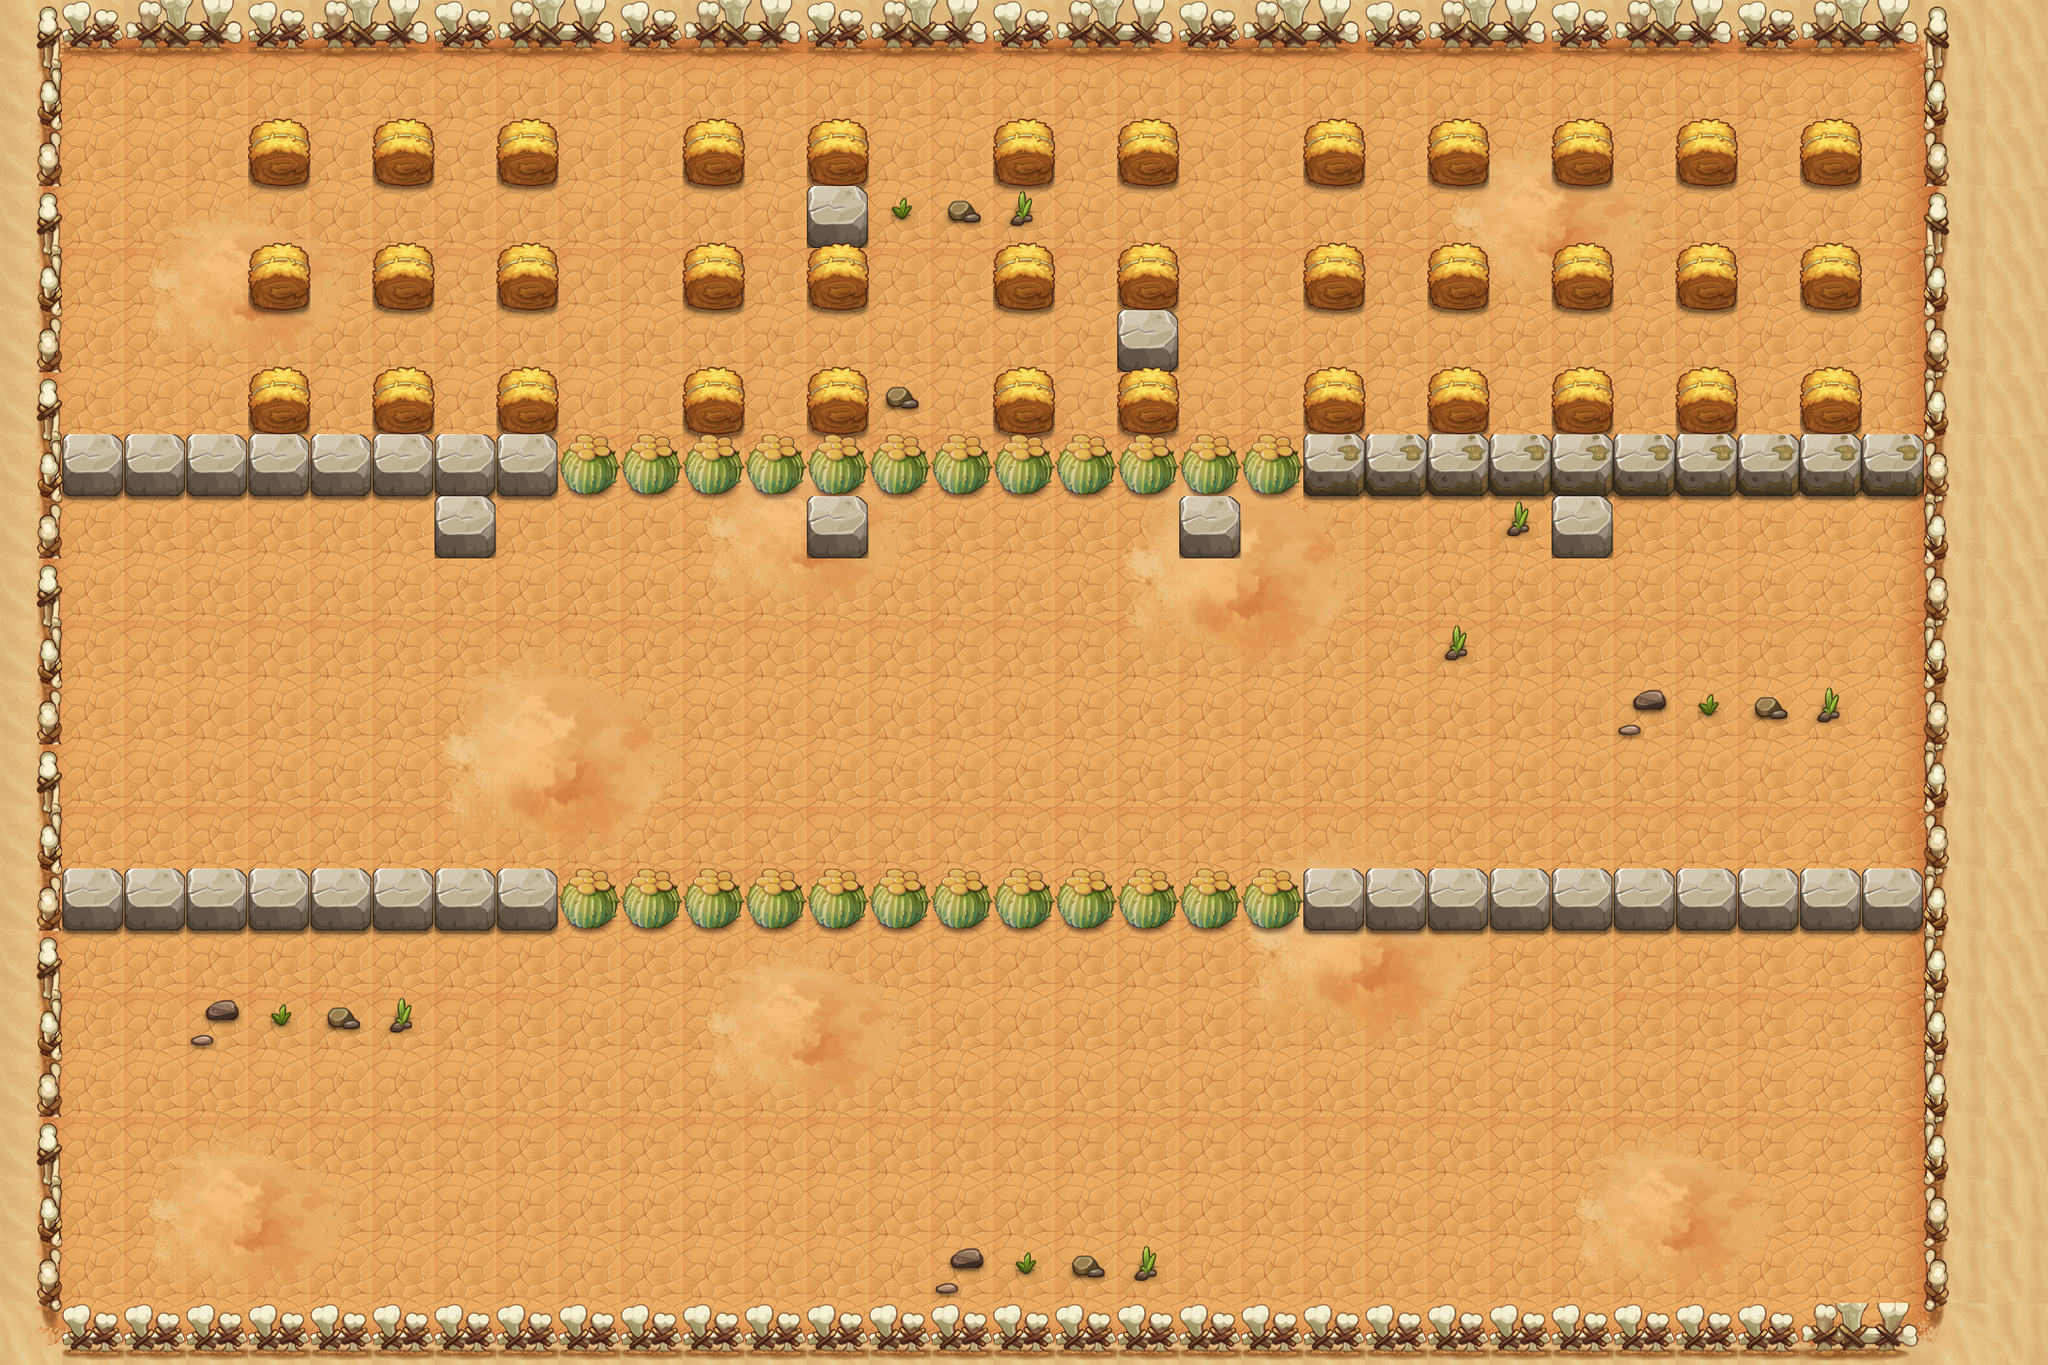

Below is a game level as drawn by its tile map, then a one-line description and the .tmx that defines it (tile-layer data replaced by summaries):
An orthogonal 33x22 tile map with 64x64 px tiles, 10 tile layers (PASS, 块层 2, 块层 15, 块层 16, ...) and 74 objects (68x TRAP, 5x BOSS, PLAYER).

<map version="1.0" orientation="orthogonal" width="33" height="22" tilewidth="64" tileheight="64">
 <properties>
  <property name="DESTRY1" value="255" />
  <property name="DESTRY2" value="314" />
  <property name="DESTRY3" value="144" />
  <property name="DESTRY4" value="173" />
  <property name="DESTRY_COUNT" value="4" />
  <property name="EXP" value="470" />
  <property name="ITEM" value="D012" />
  <property name="LOSE_SCRIPT" value="" />
  <property name="MONEY" value="705" />
  <property name="START_SCRIPT" value="lv40" />
  <property name="WIN_SCRIPT" value="Map40Plot2" />
 </properties>
 <tileset firstgid="1" name="hmpy" tilewidth="64" tileheight="64">
  <image source="hmpy-hd.png" width="1000" height="2048" />
 </tileset>
 <layer name="PASS" width="33" height="22">
  <data>[726 cells, 240 non-empty, 9 distinct tile ids]</data>
 </layer>
 <layer name="块层 2" width="33" height="22">
  <data>[726 cells, 704 non-empty, 25 distinct tile ids]</data>
 </layer>
 <layer name="块层 15" width="33" height="22">
  <data>[726 cells, 143 non-empty, 32 distinct tile ids]</data>
 </layer>
 <layer name="块层 16" width="33" height="22">
  <data>[726 cells, 89 non-empty, 3 distinct tile ids]</data>
 </layer>
 <layer name="块层 17" width="33" height="22">
  <data>[726 cells, 102 non-empty, 4 distinct tile ids]</data>
 </layer>
 <layer name="块层 4" width="33" height="22">
  <data>[726 cells, 74 non-empty, 7 distinct tile ids]</data>
 </layer>
 <layer name="块层 3" width="33" height="22">
  <data>[726 cells, 30 non-empty, 3 distinct tile ids]</data>
 </layer>
 <layer name="SHELTER 6" width="33" height="22">
  <data>[726 cells, 12 non-empty, 1 distinct tile ids]</data>
 </layer>
 <layer name="SHELTER 4" width="33" height="22">
  <data>[726 cells, 12 non-empty, 1 distinct tile ids]</data>
 </layer>
 <layer name="SHELTER 2" width="33" height="22">
  <data>[726 cells, 12 non-empty, 1 distinct tile ids]</data>
 </layer>
 <objectgroup name="对象层 1" width="66" height="44">
  <object name="PLAYER" type="PLAYER" x="64" y="64" width="64" height="64" />
  <object name="zi_dan_right1" type="TRAP" x="64" y="192" width="64" height="64">
   <properties>
    <property name="trap_ani" value="fire_cat_right.actor" />
    <property name="trap_delay" value="2" />
    <property name="trap_id" value="0" />
    <property name="trap_script" value="trap(&quot;zi_dan_right1&quot;):setAtkPower(target(&quot;PLAYER&quot;):getHP()*0.1);trap(&quot;zi_dan_right1&quot;):turnRight(); trap(&quot;zi_dan_right1&quot;):getAI():getActions():addObject( AIUseSkill:create(   SkillLua:create(&quot;skill_0001&quot;)  )  );" />
    <property name="trap_start_mode" value="2" />
    <property name="trap_state" value="open" />
   </properties>
  </object>
  <object name="mp1" type="TRAP" x="1920" y="384" width="64" height="64">
   <properties>
    <property name="trap_ani" value="mp.actor" />
    <property name="trap_floor" value="true" />
    <property name="trap_id" value="0" />
    <property name="trap_script" value="trap_moveto(&quot;PLAYER&quot;, &quot;mp1&quot;,target(&quot;mp2&quot;):getX(),target(&quot;mp2&quot;):getY() );" />
    <property name="trap_sound_id" value="1" />
    <property name="trap_start_mode" value="0" />
    <property name="trap_state" value="open" />
   </properties>
  </object>
  <object name="mp2" type="TRAP" x="1920" y="512" width="64" height="64">
   <properties>
    <property name="trap_ani" value="mp.actor" />
    <property name="trap_floor" value="true" />
    <property name="trap_id" value="0" />
    <property name="trap_script" value="trap_moveto(&quot;PLAYER&quot;, &quot;mp2&quot;,target(&quot;mp1&quot;):getX(),target(&quot;mp1&quot;):getY() );" />
    <property name="trap_sound_id" value="1" />
    <property name="trap_start_mode" value="0" />
    <property name="trap_state" value="open" />
   </properties>
  </object>
  <object name="zi_dan_down1" type="TRAP" x="1280" y="64" width="64" height="64">
   <properties>
    <property name="trap_ani" value="fire_cat_down.actor" />
    <property name="trap_delay" value="2" />
    <property name="trap_id" value="0" />
    <property name="trap_script" value="trap(&quot;zi_dan_down1&quot;):setAtkPower(target(&quot;PLAYER&quot;):getHP()*0.1);trap(&quot;zi_dan_down1&quot;):turnDown(); trap(&quot;zi_dan_down1&quot;):getAI():getActions():addObject( AIUseSkill:create(   SkillLua:create(&quot;skill_0001&quot;)  )  );" />
    <property name="trap_start_mode" value="2" />
    <property name="trap_state" value="open" />
   </properties>
  </object>
  <object name="liusha" type="TRAP" x="640" y="704" width="64" height="64">
   <properties>
    <property name="lua_ai" value="trap_mire_ai" />
    <property name="trap_ani" value="liusha.actor" />
    <property name="trap_floor" value="true" />
    <property name="trap_sh" value="1" />
    <property name="trap_sw" value="1" />
   </properties>
  </object>
  <object name="liusha" type="TRAP" x="1024" y="704" width="64" height="64">
   <properties>
    <property name="lua_ai" value="trap_mire_ai" />
    <property name="trap_ani" value="liusha.actor" />
    <property name="trap_floor" value="true" />
    <property name="trap_sh" value="1" />
    <property name="trap_sw" value="1" />
   </properties>
  </object>
  <object name="liusha" type="TRAP" x="1792" y="704" width="64" height="64">
   <properties>
    <property name="lua_ai" value="trap_mire_ai" />
    <property name="trap_ani" value="liusha.actor" />
    <property name="trap_floor" value="true" />
    <property name="trap_sh" value="1" />
    <property name="trap_sw" value="1" />
   </properties>
  </object>
  <object name="zi_dan_down2" type="TRAP" x="640" y="64" width="64" height="64">
   <properties>
    <property name="trap_ani" value="fire_cat_down.actor" />
    <property name="trap_delay" value="2" />
    <property name="trap_id" value="0" />
    <property name="trap_script" value="trap(&quot;zi_dan_down2&quot;):setAtkPower(target(&quot;PLAYER&quot;):getHP()*0.1);trap(&quot;zi_dan_down2&quot;):turnDown(); trap(&quot;zi_dan_down2&quot;):getAI():getActions():addObject( AIUseSkill:create(   SkillLua:create(&quot;skill_0001&quot;)  )  );" />
    <property name="trap_start_mode" value="2" />
    <property name="trap_state" value="open" />
   </properties>
  </object>
  <object name="zi_dan_down3" type="TRAP" x="960" y="64" width="64" height="64">
   <properties>
    <property name="trap_ani" value="fire_cat_down.actor" />
    <property name="trap_delay" value="2" />
    <property name="trap_id" value="0" />
    <property name="trap_script" value="trap(&quot;zi_dan_down3&quot;):setAtkPower(target(&quot;PLAYER&quot;):getHP()*0.1);trap(&quot;zi_dan_down3&quot;):turnDown(); trap(&quot;zi_dan_down3&quot;):getAI():getActions():addObject( AIUseSkill:create(   SkillLua:create(&quot;skill_0001&quot;)  )  );" />
    <property name="trap_start_mode" value="2" />
    <property name="trap_state" value="open" />
   </properties>
  </object>
  <object name="zi_dan_left1" type="TRAP" x="1920" y="320" width="64" height="64">
   <properties>
    <property name="trap_ani" value="fire_cat_left.actor" />
    <property name="trap_delay" value="2" />
    <property name="trap_id" value="0" />
    <property name="trap_script" value="trap(&quot;zi_dan_left1&quot;):setAtkPower(target(&quot;PLAYER&quot;):getHP()*0.1);trap(&quot;zi_dan_left1&quot;):turnLeft(); trap(&quot;zi_dan_left1&quot;):getAI():getActions():addObject( AIUseSkill:create(   SkillLua:create(&quot;skill_0001&quot;)  )  );" />
    <property name="trap_start_mode" value="2" />
    <property name="trap_state" value="open" />
   </properties>
  </object>
  </objectgroup>
</map>
<!-- 63 of 74 objects omitted -->
